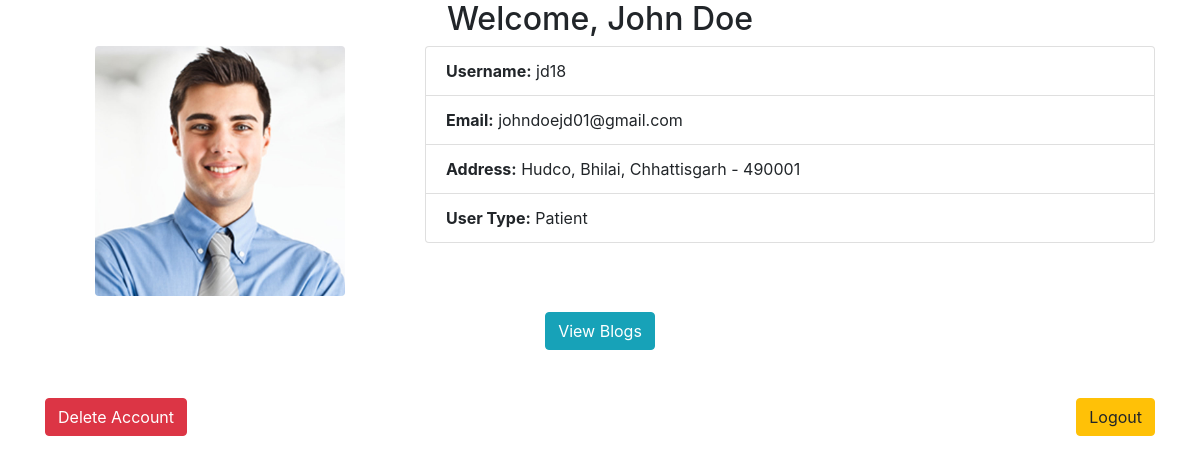
Page /dashboard (signed in) on the committed database.
### models.py (models this page shows)
class User(db.Model, UserMixin):
    id = db.Column(db.Integer, primary_key=True)
    first_name = db.Column(db.String(100), nullable=False)
    last_name = db.Column(db.String(100), nullable=False)
    profile_picture = db.Column(db.String(100), nullable=True)
    username = db.Column(db.String(100), unique=True, nullable=False)
    email = db.Column(db.String(120), unique=True, nullable=False)
    password = db.Column(db.String(200), nullable=False)
    address_line1 = db.Column(db.String(200), nullable=False)
    city = db.Column(db.String(100), nullable=False)
    state = db.Column(db.String(100), nullable=False)
    pincode = db.Column(db.String(10), nullable=False)
    user_type = db.Column(db.String(10), nullable=False)  # 'patient' or 'doctor'
    blogs = db.relationship('Blog', backref='author', lazy=True, cascade='all, delete-orphan')

### app.py (the view)
@app.route('/dashboard')
@login_required
def dashboard():
    user = db.session.get(User, current_user.id)
    if user:
        print(f"User ID: {user.id}, User Type: {user.user_type}")
    else:
        flash('User not found!', 'danger')
        return redirect(url_for('login'))
    return render_template('user_dashboard.html', user=user)

### app.py (called while the page is built)
@login_manager.user_loader
def load_user(user_id):
    return db.session.get(User, int(user_id))

### templates/user_dashboard.html (shortened to what this page needs)
<!DOCTYPE html>
<html lang="en">
<head>
    <link rel="stylesheet" href="{{ url_for('static', filename='css/style.css') }}">
    <link href="//maxcdn.bootstrapcdn.com/bootstrap/4.0.0/css/bootstrap.min.css" rel="stylesheet" id="bootstrap-css">
</head>
<body>
    <div class="container">
        <div class="dashboard">
            <h2 class="text-center">Welcome, {{ user.first_name }} {{ user.last_name }}</h2>
            <div class="row">
                <div class="col-md-4 text-center">
                    <img src="{{ url_for('static', filename=user.profile_picture.replace('\\', '/')) if user.profile_picture else url_for('static', filename='images/default_profile_pic.png') }}"
                    alt="Profile Picture"
                    class="img-fluid rounded"
                    width="250">
                </div>
                <div class="col-md-8">
                    <ul class="list-group">
                        <li class="list-group-item"><strong>Username:</strong> {{ user.username }}</li>
                        <li class="list-group-item"><strong>Email:</strong> {{ user.email }}</li>
                        <li class="list-group-item"><strong>Address:</strong> {{ user.address_line1 }}, {{ user.city }}, {{ user.state }} - {{ user.pincode }}</li>
                        <li class="list-group-item"><strong>User Type:</strong> {{ user.user_type }}</li>
                    </ul>
                </div>
            </div>
            {% if user.user_type == 'Doctor' %}
                <div class="text-center mt-3">
                    <a href="{{ url_for('create_blog') }}" class="btn btn-primary btn-block">Create Blog</a>
                </div>
                <div class="text-center mt-3">
                    <a href="{{ url_for('view_my_blogs') }}" class="btn btn-primary btn-block">My Blogs</a>
                </div>
                <div class="text-center mt-3">
                    <a href="{{ url_for('view_draft') }}" class="btn btn-primary btn-block">Draft Blogs</a>
                </div>
                <div class="text-center mt-3">
                    <a href="{{ url_for('view_all_blogs') }}" class="btn btn-secondary btn-block">View All Blogs</a>
                </div>
            {% elif user.user_type == 'Patient' %}
                <div class="text-center mt-3">
                    <a href="{{ url_for('view_all_blogs') }}" class="btn btn-info">View Blogs</a>
                </div>
            {% endif %}
            <div class="d-flex justify-content-between align-items-center mt-5">
                <form action="{{ url_for('delete_user', user_id=user.id) }}" method="POST" onsubmit="return confirm('Are you sure you want to delete your account?')">
                    <button type="submit" class="btn btn-danger">Delete Account</button>
                </form>
                <form action="{{ url_for('logout') }}" method="POST">
                    <button type="submit" class="btn btn-warning">Logout</button>
                </form>
            </div>
        </div>
    </div>
</body>
</html>

### rows in the picture
User: first_name "John", last_name "Doe", username "jd18", email "johndoejd01@gmail.com", address_line1 "Hudco", city "Bhilai", state "Chhattisgarh", pincode "490001", user_type "Patient"
